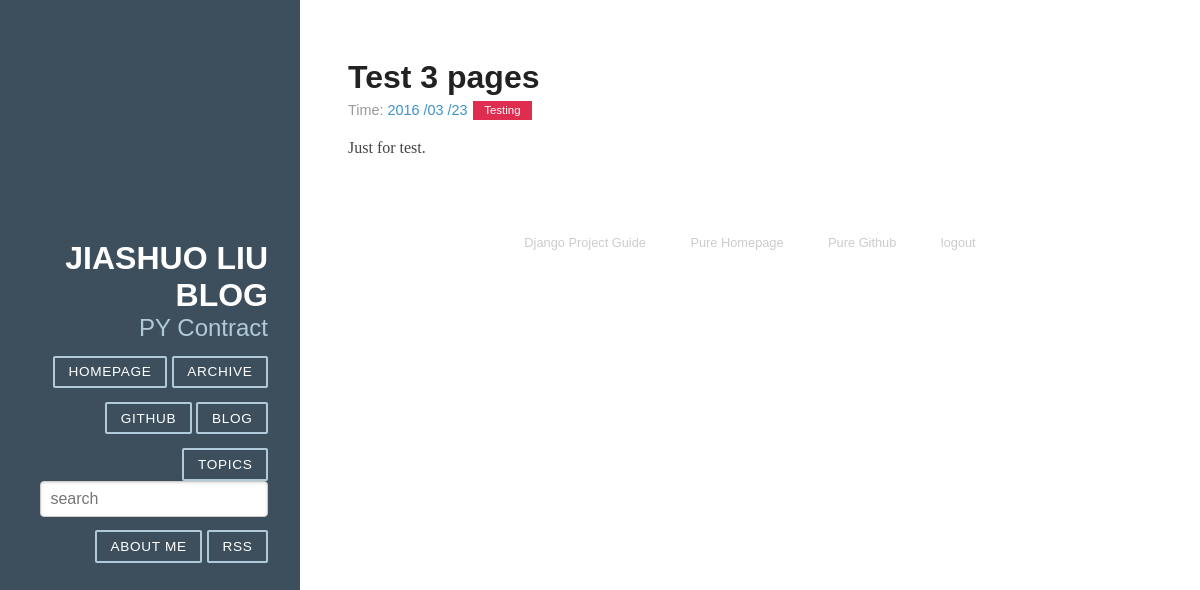
Screenshot of /6/ (signed in) with the database file from the repository.
### article/models.py (models this page shows, shortened)
class Article(models.Model):
    title = models.CharField(max_length=100)
    category = models.CharField(max_length=50, blank=True)
    date_time = models.DateTimeField(auto_now_add=True)
    content = models.TextField(blank=True, null=True)
    class Meta:
        ordering = ['-date_time']

### article/views.py (the view)
# urls.py: url(r'^(?P<idx>\d+)/$', views.detail, name='detail'),
@login_required
def detail(request, idx):
    try:
        post = Article.objects.get(id=str(idx))
    except Article.DoesNotExist:
        raise Http404
    return render(request, 'post.html', {'post':post})

### article/templatetags/custom_markdown.py (called while the page is built)
@register.filter(is_safe=True)
@stringfilter
def custom_markdown(value):
    return mark_safe(markdown.markdown(value,
        extensions=['markdown.extensions.fenced_code', 'markdown.extensions.codehilite'],
        safe_mode=True,
        enable_attributes=False))

### templates/post.html
{% extends "base.html" %}
{% load custom_markdown %}
{% block content %}
<div class="posts">
    <section class="post">
        <header class="post-header">
            <h2 class="post-title">{{ post.title }}</h2>
            <p class="post-meta">
                Time: <a class="post-author" href="#">{{ post.date_time|date:"Y /m /d" }}</a> <a class="post-category post-category-js" href="{% url 'search_tag' tag=post.category %}">{{ post.category }}</a>
            </p>
        </header>
        <div class="post-description">
            <p>{{ post.content|custom_markdown }}</p>
        </div>
    </section>
</div>
{% endblock %}

### article/static/css/pure-min.css (style rules this page uses)
article,aside,details,figcaption,figure,footer,header,hgroup,main,nav,section,summary { display:block }
html { font-size:100%;-ms-text-size-adjust:100%;-webkit-text-size-adjust:100% }
html,button,input,select,textarea { font-family:sans-serif }
body { margin:0 }
h2 { font-size:1.5em;margin:.83em 0 }
p,pre { margin:1em 0 }

### article/static/css/blog.css (style rules this page uses)
* { -webkit-box-sizing: border-box; -moz-box-sizing: border-box; box-sizing: border-box; }
a { text-decoration: none; color: rgb(61, 146, 201); }
.post { padding-bottom: 2em; }
.post-title { font-size: 2em; color: #222; margin-bottom: 0.2em; }
.post-description { font-family: Georgia, "Cambria", serif; color: #444; line-height: 1.8em; }
.post-meta { color: #999; font-size: 90%; margin: 0; }
.post-category { margin: 0 0.1em; padding: 0.3em 1em; color: #fff; background: #999; font-size: 80%; }
.post-category-js { background: #df2d4f; }

### rows the page displays
Article: title "Test 3 pages", date_time "2016 /03 /23", category "Testing", content|custom_markdown "Just for test."
